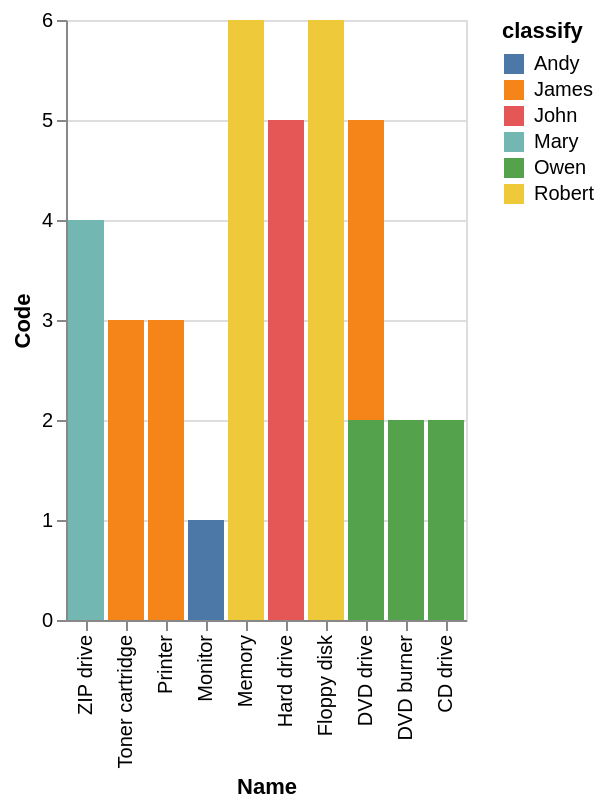

Source (Vega-Lite JSON):
### Vega-Lite specification from a JSON file in a GitHub repository (floating-point values rounded to 4 significant figures)
{"data": {"values": [{"x_data": "ZIP drive", "y_data": 0, "classify": "Andy"}, {"x_data": "Toner cartridge", "y_data": 0, "classify": "Andy"}, {"x_data": "Printer", "y_data": 0, "classify": "Andy"}, {"x_data": "Monitor", "y_data": 1, "classify": "Andy"}, {"x_data": "Memory", "y_data": 0, "classify": "Andy"}, {"x_data": "Hard drive", "y_data": 0, "classify": "Andy"}, {"x_data": "Floppy disk", "y_data": 0, "classify": "Andy"}, {"x_data": "DVD drive", "y_data": 0, "classify": "Andy"}, {"x_data": "DVD burner", "y_data": 0, "classify": "Andy"}, {"x_data": "CD drive", "y_data": 0, "classify": "Andy"}, {"x_data": "ZIP drive", "y_data": 0, "classify": "James"}, {"x_data": "Toner cartridge", "y_data": 3, "classify": "James"}, {"x_data": "Printer", "y_data": 3, "classify": "James"}, {"x_data": "Monitor", "y_data": 0, "classify": "James"}, {"x_data": "Memory", "y_data": 0, "classify": "James"}, {"x_data": "Hard drive", "y_data": 0, "classify": "James"}, {"x_data": "Floppy disk", "y_data": 0, "classify": "James"}, {"x_data": "DVD drive", "y_data": 3, "classify": "James"}, {"x_data": "DVD burner", "y_data": 0, "classify": "James"}, {"x_data": "CD drive", "y_data": 0, "classify": "James"}, {"x_data": "ZIP drive", "y_data": 0, "classify": "John"}, {"x_data": "Toner cartridge", "y_data": 0, "classify": "John"}, {"x_data": "Printer", "y_data": 0, "classify": "John"}, {"x_data": "Monitor", "y_data": 0, "classify": "John"}, {"x_data": "Memory", "y_data": 0, "classify": "John"}, {"x_data": "Hard drive", "y_data": 5, "classify": "John"}, {"x_data": "Floppy disk", "y_data": 0, "classify": "John"}, {"x_data": "DVD drive", "y_data": 0, "classify": "John"}, {"x_data": "DVD burner", "y_data": 0, "classify": "John"}, {"x_data": "CD drive", "y_data": 0, "classify": "John"}, {"x_data": "ZIP drive", "y_data": 4, "classify": "Mary"}, {"x_data": "Toner cartridge", "y_data": 0, "classify": "Mary"}, {"x_data": "Printer", "y_data": 0, "classify": "Mary"}, {"x_data": "Monitor", "y_data": 0, "classify": "Mary"}, {"x_data": "Memory", "y_data": 0, "classify": "Mary"}, {"x_data": "Hard drive", "y_data": 0, "classify": "Mary"}, {"x_data": "Floppy disk", "y_data": 0, "classify": "Mary"}, {"x_data": "DVD drive", "y_data": 0, "classify": "Mary"}, {"x_data": "DVD burner", "y_data": 0, "classify": "Mary"}, {"x_data": "CD drive", "y_data": 0, "classify": "Mary"}, {"x_data": "ZIP drive", "y_data": 0, "classify": "Owen"}, {"x_data": "Toner cartridge", "y_data": 0, "classify": "Owen"}, {"x_data": "Printer", "y_data": 0, "classify": "Owen"}, {"x_data": "Monitor", "y_data": 0, "classify": "Owen"}, {"x_data": "Memory", "y_data": 0, "classify": "Owen"}, {"x_data": "Hard drive", "y_data": 0, "classify": "Owen"}, {"x_data": "Floppy disk", "y_data": 0, "classify": "Owen"}, {"x_data": "DVD drive", "y_data": 2, "classify": "Owen"}, {"x_data": "DVD burner", "y_data": 2, "classify": "Owen"}, {"x_data": "CD drive", "y_data": 2, "classify": "Owen"}, {"x_data": "ZIP drive", "y_data": 0, "classify": "Robert"}, {"x_data": "Toner cartridge", "y_data": 0, "classify": "Robert"}, {"x_data": "Printer", "y_data": 0, "classify": "Robert"}, {"x_data": "Monitor", "y_data": 0, "classify": "Robert"}, {"x_data": "Memory", "y_data": 6, "classify": "Robert"}, {"x_data": "Hard drive", "y_data": 0, "classify": "Robert"}, {"x_data": "Floppy disk", "y_data": 6, "classify": "Robert"}, {"x_data": "DVD drive", "y_data": 0, "classify": "Robert"}, {"x_data": "DVD burner", "y_data": 0, "classify": "Robert"}, {"x_data": "CD drive", "y_data": 0, "classify": "Robert"}]}, "mark": "bar", "encoding": {"x": {"field": "x_data", "type": "nominal", "title": "Name", "sort": "descending"}, "y": {"field": "y_data", "type": "quantitative", "title": "Code"}, "color": {"field": "classify"}}}
